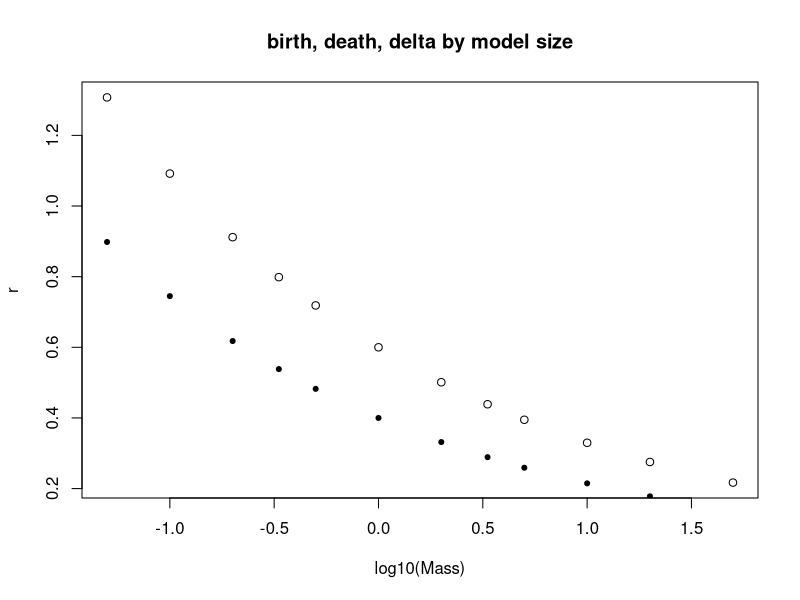
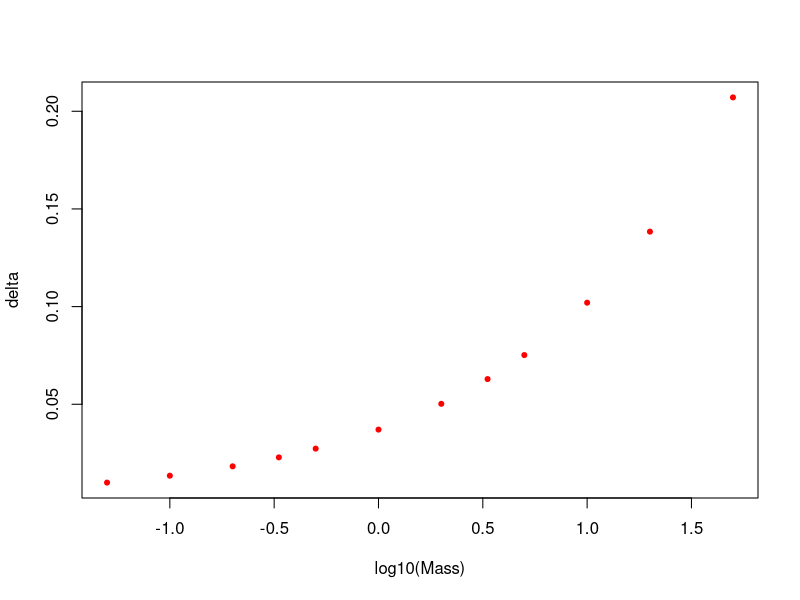
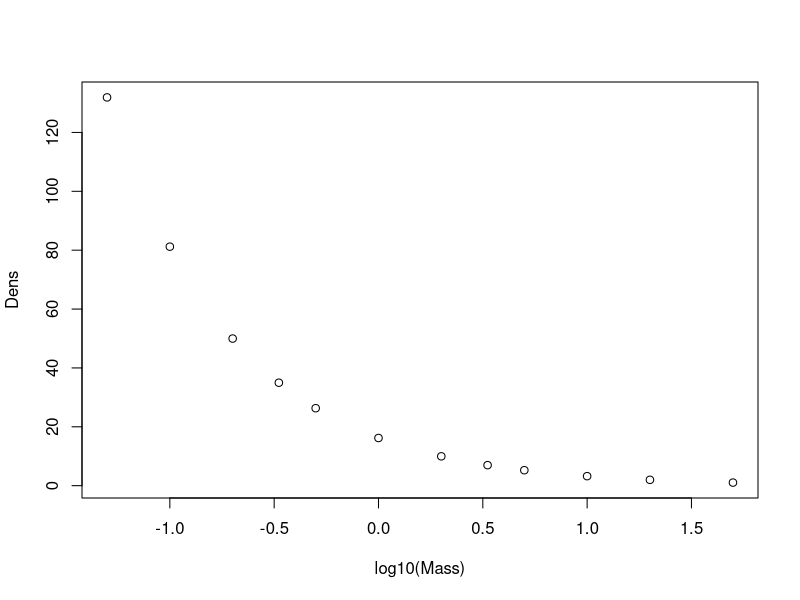
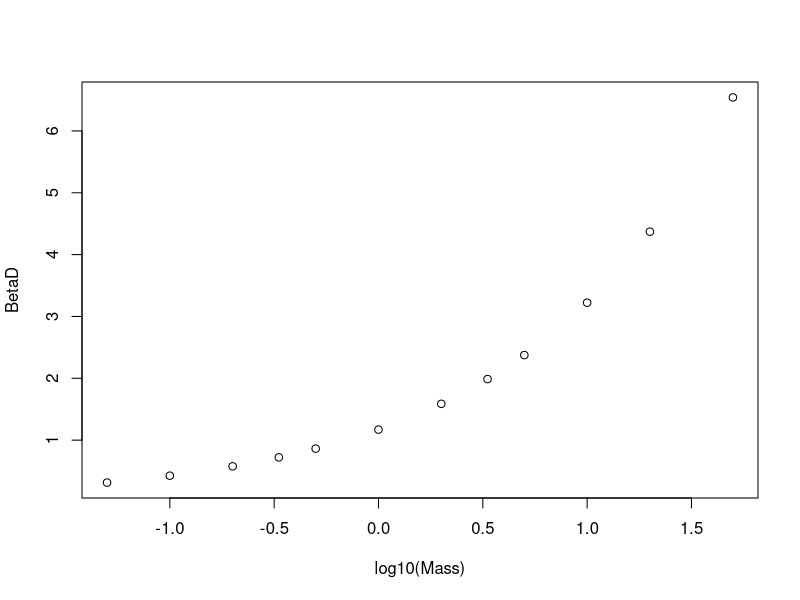
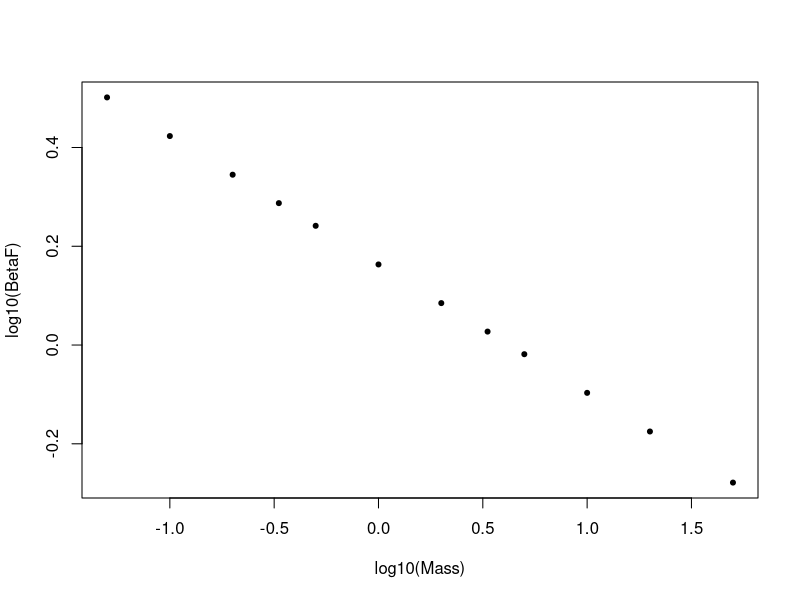
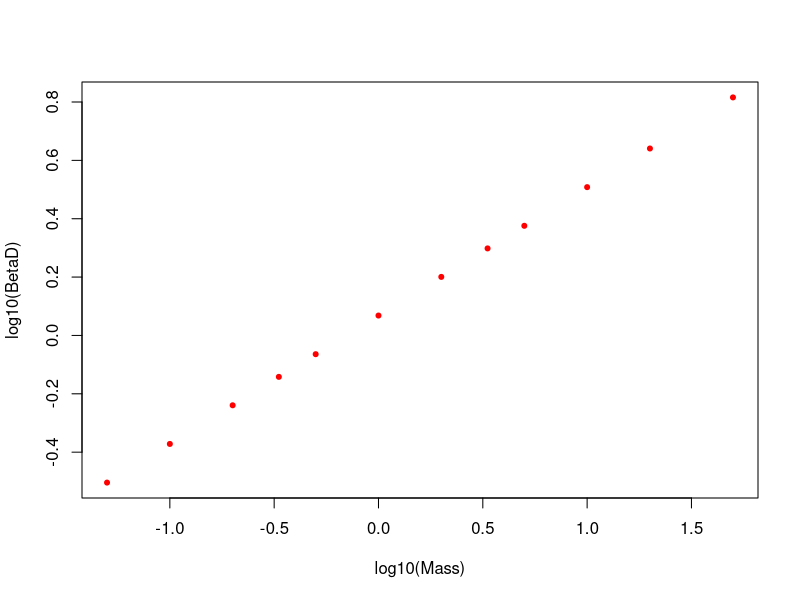
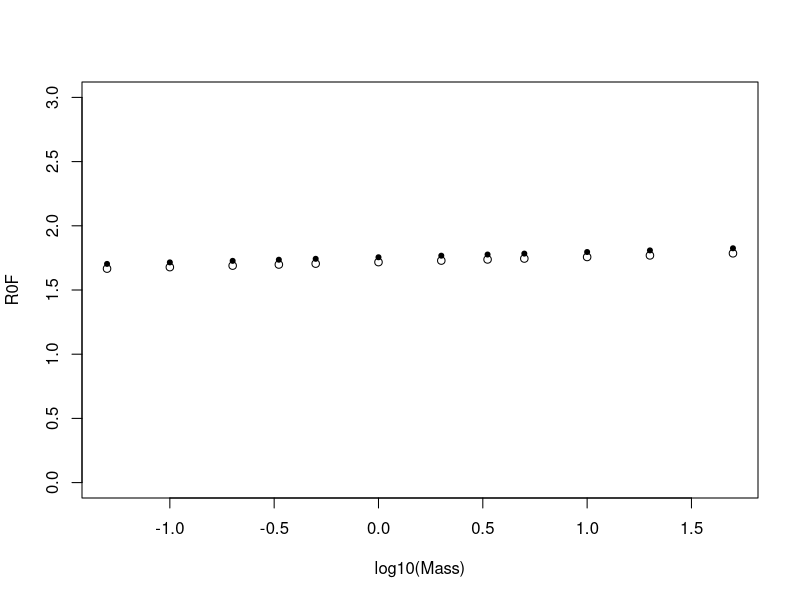
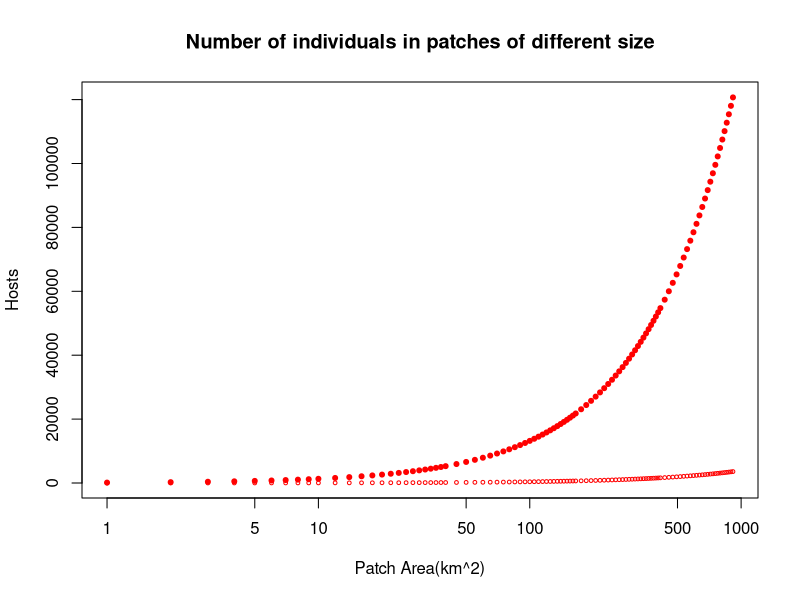

The R source for these figures, in order: (Note: this script raises an error after producing the figures.)
##        Andy Dobson - EEB, Princeton University
##
#############################################################################
##                                                                          #
##   Code for model to examine shrinking habitat and pathogen burdens       #
##                                                                          #
#############################################################################
rm(list = ls())
#  install.package("ggplot2")
library("ggplot2")

##  Set range of pathogen Ros
Amax = 100 # maximum number of unique patches
Area=numeric(Amax)
SpecRich=numeric(Amax)

#  Set a range of Area values
Area[1]=1.0
for(i in 1: (Amax/10) ) { 
  Area[i+1]=Area[i]+1
}
for(i in (Amax/10):(Amax/4)) { 
  Area[i+1]=Area[i]+2
}
for(i in (Amax/4):(Amax/2)) { 
  Area[i+1]=Area[i]+5
}    
for(i in (Amax/2):(Amax*3/4)) { 
  Area[i+1]=Area[i]+10
}
for(i in (Amax*3/4):(Amax-1)) { 
  Area[i+1]=Area[i]+20
}

#Hosts
Hosts=12  #number of host species

Mass=numeric(Hosts)
# Set a range of body masses in Kg
Mass[1:12]=c(0.05,0.10,0.20,0.333,0.5, 1.0, 2.0, 3.333, 5.0, 10.0, 20.0, 50.0)

Dens = numeric(Hosts) #assume each host has a unique density that is fixed
BetaD = numeric(Hosts) #density dependent transmission; each host has a unique rate that is fixed
BetaF = numeric(Hosts) #frequency dependent transmission; each host has a unique rate that is fixed
r = numeric(Hosts) #reproduction rates for each host are dependent of mass (births - deaths)
d = numeric(Hosts) #death rates for each host; dependent on mass
alphaF = numeric(Hosts) #disease induced mortality for Frequency dependent pathogens
alphaD = numeric(Hosts) #disease induced mortality for density dependent pathogens
delta = numeric(Hosts)
R0F=numeric(Hosts)
R0D= numeric(Hosts)


# Set Carrying capacity for each host species (#/km^2)
#  and also r and d for host transmission rate for pathogen
#  m is increase in host mortality rate

#  Density-dependent transmission
md = 26  #26x the background mortality rate
for (i in 1:Hosts) {
    Dens[i]=16.2*Mass[i]^-0.70
    BetaD[i]=0.045*md*Mass[i]^0.44 
     r[i]=0.6*Mass[i]^-0.26  # births - deaths
     d[i]=0.4*Mass[i]^-0.27 #  
     delta[i] = (r[i]/Dens[i])  #real way to represent b-d/N*
     alphaD[i]= d[i]*md
     R0D[i] = BetaD[i]/(d[i]+alphaD[i])
    }

plot(log10(Mass), r, main="birth, death, delta by model size")
points(log10(Mass), d, pch=20)
plot(log10(Mass), delta, pch=20, col="red")
plot(log10(Mass), Dens)
plot(log10(Mass), BetaD)
#  Frequency-dependent transmission

mf = 1.12 #1.12 
for (i in 1:Hosts) {
    BetaF[i]=1.3*mf*Mass[i]^-0.26
    alphaF[i]= d[i]*mf
    R0F[i] = BetaF[i]/(d[i]+alphaF[i])
    }

plot(log10(Mass),log10(BetaF),pch=20)
plot(log10(Mass),log10(BetaD), pch=20, col="red")
plot(log10(Mass), R0F, ylim=c(0,3))
points(log10(Mass), R0D*Dens, pch=20)

##########################################################
#       Determine abundance in each patch
#            and then calculate number infected hosts for frequency dependent pathogens.
#
PatchK=matrix(NA, ncol = Amax, nrow = Hosts) #Number of Host individuals in a given species+patch; carrycapacity for patch
DisPatchKF=matrix(NA, ncol = Amax, nrow = Hosts)
IAbunF=matrix(NA, ncol = Amax, nrow = Hosts) #Number of Infected Individuals
PrevF=matrix(NA, ncol = Amax, nrow = Hosts) # Prevalence 

for(i in 1:Amax)   {
     SpecRich[i]=0
     for(j in 1:Hosts) {
     PatchK[j,i]=Dens[j]*Area[i] #fix scales
     if (PatchK[j,i]>1) PatchK[j,i] else PatchK[j,i]=0
     DisPatchKF[j,i]=((r[j]+d[j]+alphaF[j]-BetaF[j])/delta[j])*Area[i]
     if (DisPatchKF[j,i]>1) DisPatchKF[j,i] else DisPatchKF[j,i]=0
     if (DisPatchKF[j,i]>1) SpecRich[i]=SpecRich[i]+1 else SpecRich[i]
     PrevF[j,i]=(r[j]-(delta[j]*(DisPatchKF[j,i]/Area[i])))/BetaF[j]
     IAbunF[j,i]=PrevF[j,i]*DisPatchKF[j,i]
     }
   }  

##   Boring plot of the number of hosts in each patch

par(mfrow=c(1,1))  
plot(Area, PatchK[1,], ylab='Hosts', xlab='Patch Area(km^2)',
  col ="red", log = "x", #ylim = c(0.1, 300), 
  main = 'Number of individuals in patches of different size',
  pch=20)
points(Area, DisPatchKF[1,], col="red", cex=.5)
points(Area, DisPatchKD[1,], col="red", cex=.5,pch=2)

points(Area, PatchK[2,], col = "blue",pch=20)
points(Area, PatchK[5,], col = "green", pch=20) 
points(Area, PatchK[6,], col= "black", pch=20)
points(Area, PatchK[9,], col= "orange", pch=20) 
leg.text<-c("5gram", "100gram ", "500gram ", "1kg ", "5kg")
legend("topleft",leg.text,lty=rep(1,4),col=c( "red", "blue", "green", "black", "orange"),bty="n")
 

##  Do a quick plot of the  number of infected hosts        
 
plot(Area, IAbunF[1,], ylab='Infected Hosts', xlab='Patch Area(km^2)',
  col ="red", log = "x", #ylim = c(0.1, 100), 
  main = 'Number in patches of different size',
  pch=20)
points(Area, IAbunF[2,], col = "blue", pch=20)
points(Area, IAbunF[5,], col = "green", pch=20) 
points(Area, IAbunF[6,], col= "black", pch=20)
points(Area, IAbunF[9,], col= "orange", pch=20) 
legend("topleft",leg.text,lty=rep(1,4),
       col=c("red", "blue", "green", "black", "orange"),bty="n")
 

## Boring plot of the prevalence data
plot(Area, PrevF[1,], ylab='Prevalence', xlab='Patch Area(km^2)',
  col ="red", log = "x", #ylim = c(0.01, 1.0), 
  main = 'Prevalence in patches of different size',
  pch=20)
points(Area, PrevF[2,], col = "blue", pch=20)
points(Area, PrevF[5,], col = "green", pch=20) 
points(Area, PrevF[6,], col= "black", pch=20)
points(Area, PrevF[9,], col= "orange", pch=20) 
leg.text<-c("5gram", "100gram ", "500gram ", "1kg ", "5kg")
legend("topleft",leg.text,lty=rep(1,4),
       col=c("red", "blue", "green", "black", "orange"),bty="n")



##########################################################
#       DENSITY dependent pathogens
#
DisPatchKD=matrix(NA, ncol = Amax, nrow = Hosts)
IAbunD=matrix(NA, ncol = Amax, nrow = Hosts) #Number of Infected Individuals
PrevD=matrix(NA, ncol = Amax, nrow = Hosts) # Prevalence 

for(i in 1:Amax)   {
  SpecRich[i]=0
  for(j in 1:Hosts) {
    PatchK[j,i]=Dens[j]*Area[i] 
    if (PatchK[j,i]>1) PatchK[j,i] else PatchK[j,i]=0
    DisPatchKD[j,i]=((r[j]+d[j]+alphaD[j])/(BetaD[j]+delta[j]))*Area[i]
    if (DisPatchKD[j,i]>1) DisPatchKD[j,i] else DisPatchKD[j,i]=0
    if (DisPatchKD[j,i]>1) SpecRich[i]=SpecRich[i]+1 else SpecRich[i]
    PrevD[j,i]=((r[j]-(delta[j]*((r[j]+d[j]+alphaD[j])/(BetaD[j]+delta[j]))))/BetaD[j])/
      ((r[j]+d[j]+alphaD[j])/(BetaD[j]+delta[j]))
    IAbunD[j,i]=PrevD[j,i]*DisPatchKD[j,i]
  }
}  

##   Boring plot of the number of hosts in each patch

par(mfrow=c(1,1))  
plot(Area, PatchK[1,], ylab='Hosts', xlab='Patch Area(km^2)',
     col ="red", log = "x", #ylim = c(0.1, 300), 
     main = 'Number of individuals in patches of different size',
     pch=20)
plot(Area, DisPatchKD[1,]/Area, col='red')
points(Area, PatchK[2,], col = "blue",pch=20)
points(Area, PatchK[5,], col = "green", pch=20) 
points(Area, PatchK[6,], col= "black", pch=20)
points(Area, PatchK[9,], col= "orange", pch=20) 
leg.text<-c("5gram", "100gram ", "500gram ", "1kg ", "5kg")
legend("topleft",leg.text,lty=rep(1,4),col=c( "red", "blue", "green", "black", "orange"),bty="n")


##  Do a quick plot of the  number of infected hosts        

plot(Area, IAbunD[1,], ylab='Infected Hosts', xlab='Patch Area(km^2)',
     col ="red", log = "x",# ylim = c(0.1, 100), 
     main = 'Number in patches of different size',
     pch=20)
points(Area, IAbunD[2,], col = "blue", pch=20)
points(Area, IAbunD[5,], col = "green", pch=20) 
points(Area, IAbunD[6,], col= "black", pch=20)
points(Area, IAbunD[9,], col= "orange", pch=20) 
legend("topleft",leg.text,lty=rep(1,4),
       col=c("red", "blue", "green", "black", "orange"),bty="n")


## Boring plot of the prevalence data
plot(Area, PrevD[1,], ylab='Prevalence', xlab='Patch Area(km^2)',
     col ="red", log = "x", ylim = c(0,0.1), 
     main = 'Prevalence in patches of different size',
     pch=20)
points(Area, PrevD[2,], col = "blue", pch=20)
points(Area, PrevD[5,], col = "green", pch=20) 
points(Area, PrevD[6,], col= "black", pch=20)
points(Area, PrevD[9,], col= "orange", pch=20) 
leg.text<-c("5gram", "100gram ", "500gram ", "1kg ", "5kg")
legend("topleft",leg.text,lty=rep(1,4),
       col=c("red", "blue", "green", "black", "orange"),bty="n")



###########################################################################
##
##      Species Area curve

par(mfrow=c(1,1))
plot(Area, SpecRich, ylab="Species", xlab="Area of Patch", log="x",
      main= "Species Area Curve", pch=20)
      
## Now add the number of infected together to get at net risk 

SumDen=numeric(Amax)
ISumDen=numeric(Amax)
AvgPrev=numeric(Amax)

for(i in 1:Amax)   {
     SumDen[i]=0.0
     ISumDen[i]=0.0
     for(j in 1:Hosts) {
     SumDen[i]=PatchK[j,i]+SumDen[i]
#
#    Pathogen prevalence
#     
     ISumDen[i]=IAbunF[j,i]+ISumDen
     }
   AvgPrev[i]=ISumDen[i]/SumDen[i]
   }  

##  Total number of animals and number infected
# 
par(mfrow=c(1,1))  
plot(Area, SumDen, ylab='Numbers', xlab=' Patch Area(km^2)',
  col ="blue", log = "xy", ylim = c(1, 100000), main = 'Numbers in patches of different size' )
points(Area, ISumDen, col = "red")

leg.text<-c("Total Hosts", "Number Infectious")
legend("topleft",leg.text,lty=rep(1,4),col=c("blue", "red"),bty="n")

##  Proportion of all animals that are infected
#
par(mfrow=c(1,1)) 
plot(Area, AvgPrev, ylab='Prevalence', xlab=' Patch Area(km^2)',
  col ="red", log = "x", ylim = c(0.0005, 0.05), main = 'Overall Prevalence ' ) 

###
##   Add in 3d surface if number hosts and infected
##

require(grDevices) # for trans3d
##                   -----------

op <- par(bg = "white")
persp(Mass, Area, Prev, theta = 30, phi = 30, expand = 0.5, col = "lightblue")
persp(Mass, Area, Prev, theta = 30, phi = 30, expand = 0.5, col = "lightblue",
       ltheta = 120, shade = 0.75, ticktype = "detailed",
       xlab = "Mass of Host", ylab = "Area of Patch", zlab = "Infecteds"
) -> res
round(res, 3)

####

###########################################################
out <- qplot(Area,PatchK[1,],color=qsec)
 + qplot(Area, PatchK[2,], color =qsec)
 
 out
 

## Superimpose plots on top of each other

qplot(Area,Prev[1,],color="red")
qplot(Area,Prev[2,],color="blue")

# p.tmp
   

######################################################################
##
##   Explore alternative formulations
##
########################################################################



